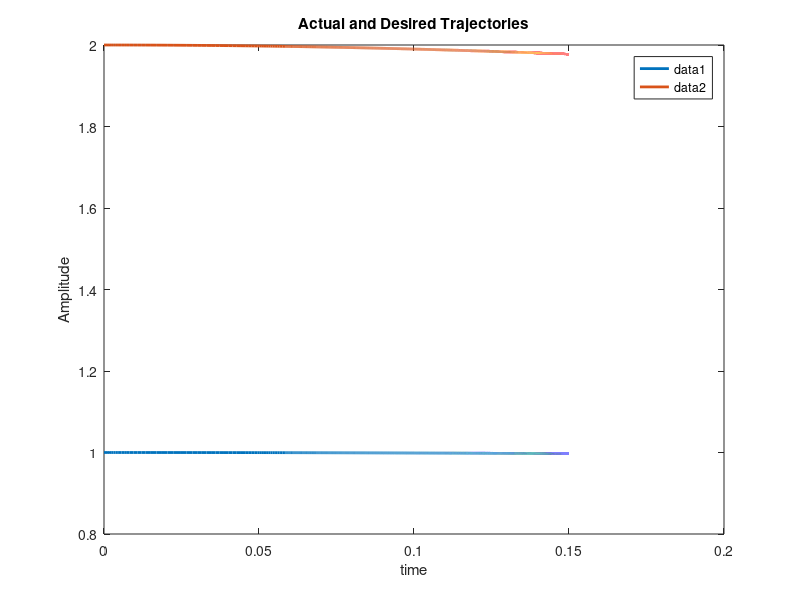

MATLAB code for this plot: (Note: this script raises an error after producing the figure.)
function twoLinkRobotCLandICLstructure
close all
global controlinput
% setup and initialization
p1       = 3.473;
p2       = 0.196;
p3       = 0.242;
f1       = 5.3;
f2       = 1.1;
       
%Stacked Paraeter vector
theta   =[p1;p2;p3;f1;f2];
controlinput = [1;1];

%simulation final time
tf  = 0.15;

%Inital condition vector
X0   = [4;10;3;2;1;1;1;1;1];

% options for integration function
opts = odeset('RelTol',1e-3,'AbsTol',1e-3);

% integrate (you can send the paramters theta to the dynamics as seen below)
[t,STATES] = ode45(@(t,X) twoLinkdynamics(t,X,theta),[0 tf],X0,opts);

% Parse integrated states (STATES is the same "form" as X0)
% (i.e., in this sim, STATES = [e r thetahat] over all time);
e  = STATES(:,1:2)';
r  = STATES(:,3:4)';
thetaHat = STATES(:,5:9)';
% post computation for figures
qd          = [cos(0.5*t) 2*cos(t)]';
q = e + qd;

% plot figures
% Plot the actual vs desired trajectories
figure(1)
plot(t,qd,'-','LineWidth',2)
title('Actual and Desired Trajectories');
xlabel('time');
ylabel('Amplitude');
legend();
hold on
ax = gca;
ax.ColorOrderIndex = 1;
plot(t,q,':','LineWidth',2)
hold off

% Plot the filtered tracking error
figure(2)
plot(t,r,'--','LineWidth',2)
title('Filtered Tracking error')
xlabel('time');
ylabel('Amplitude');

% Plot the adaptive estimates vs actual parameters
figure(3)
plot(t,repmat(theta,1,length(t)),'-','LineWidth',2)
hold on
ax = gca;
ax.ColorOrderIndex = 1;
plot(t,thetaHat,':','LineWidth',2)
title('Adaptive Estimates & Actual Parameters')
xlabel('time');
ylabel('Amplitude');
hold off

figure(4)
time = 0:tf/length(controlinput):tf;
time(end) = [];
plot(time,controlinput(1,:))
title('Control input for Link 1');
xlabel('Time(s)')
ylabel('Torque(Nm)')

figure(5)
time = 0:tf/length(controlinput):tf;
time(end) = [];
plot(time,controlinput(2,:))
title('Control input for Link 2');
xlabel('Time(s)')
ylabel('Torque(Nm)')


end

function [XDot] = twoLinkdynamics(t,X,theta)
% initialize global variables for use in plot later.
global u controlinput
t
% compute desired trajectory and needed derivatives (i.e., qd, qdDot, qdDotDot)
qd          = [cos(0.5*t) 2*cos(t)]';    
qdDot       = [-0.5*sin(0.5*t) -2*sin(t)]'; 
qdDotDot    = [-0.25*cos(0.5*t) -2*cos(t)]';

% select gains (i.e., K, Kcl/Kicl, alpha, Gamma)
K       = 10;
Kcl     = 12;
gamma   = 12;
a       = 13;

% parse current states (X is the same size and "form" as X0)
% (i.e., in this sim, X = [e;r;thetahat])

e               = [X(1);X(2)];
r               = [X(3);X(4)];
thetaHat        = [X(5);X(6);X(7);X(8);X(9)];

% compute current q and qDot for convenience
q       = e + qd; 
qDot     = r - a*e + qdDot;
% compute cos(x2) and sin(x2) for convenience

c2       = cos(q(2));
s2       = sin(q(2));

cd2     = cos(qd(2));
sd2     = sin(qd(1));


%p and f values
p1       = 3.473;
p2       = 0.196;
p3       = 0.242;
f1       = 5.3;
f2       = 1.1;

% compute current matrices for the dynamics (i.e., M, Vm, ff)


M   = [ p1+2*p3*c2 p2+p3*c2; p2+p3*c2 p2];
Vm  = [-p3*s2*qDot(2) -p3*s2*(qDot(1)+qDot(2)); p3*s2*qDot(1) 0];
fd  = [ f1 0; 0 f2];


% compute current regression matrix (Y2 for gradient term/ non cl/icl)
%missing%
%Y2 matrix
y11      = -qdDotDot(1)+a*(qDot(1)-qdDot(1)); %Enter the expression
y12      = -qdDotDot(2)+a*(qDot(2)-qdDot(2)); %Enter the expression
y13      = s2*qDot(2)*qdDot(1) + s2*qDot(1)*qdDot(2) + s2*qDot(2)*qdDot(2) + a*s2*qDot(2)*e(1) + a*s2*qDot(1)*e(2) + a*s2*qDot(2)*e(2) - 2*c2*qdDotDot(1) - c2*qdDotDot(2) + 2*a*c2*(qDot(1)-qdDot(1)) + a*c2*(qDot(2)-qdDot(2)); %Enter the expression
y14      = -qDot(1);
y15      = 0;

y21      = 0; %Enter the expression
y22      = -qdDotDot(1) - qdDotDot(2) + a*(qDot(1)-qdDot(1)) + a*(qDot(2)-qdDot(2)); %Enter the expression
y23      = -s2*qDot(1)*qdDot(1) - a*s2*qDot(1)*e(1) - c2*qdDotDot(1) + a*c2*(qDot(1)-qdDot(1))   ; %Enter the expression
y24      = 0;
y25      = -qDot(2);
Y2        = [y11 y12 y13 y14 y15;y21 y22 y23 y24 y25];

%Y2d matrix 
yd11    = qdDotDot(1);
yd12    = qdDotDot(2);
yd13    = 2*cd2*qdDotDot(1) + cd2*qdDotDot(2) - sd2*qdDot(2)*qdDot(1) - s2*qdDot(1)*qdDot(2) - s2*qdDot(2)*qdDot(2);
yd14    = qdDot(1);
yd15    = 0;

yd21    = 0;
yd22    = qdDotDot(1) + qdDotDot(2);
yd23    = cd2*qdDotDot(1) + s2*qdDot(2)*qd(1);
yd24    = 0;
yd25    = qdDot(2);

Y2d = [yd11 yd12 yd13 yd14 yd15;yd21 yd22 yd23 yd24 yd25];



% set lambda for history stack min eigenvalue condition
lambda      = 6;
pos         = 0;
timeprev    = 0;
qDotprev    = 0;
Y1hist      = [0 0 0 0 0;0 0 0 0 0;0 0 0 0 0;0 0 0 0 0;0 0 0 0 0];
ui          = 0;

% determine if the history stack meets the min eigenvalue condition
if pos == 0 %if min eigenvalue of history stack less than lambda

    % compute qDotDot for Y1i
    dt        = t - timeprev; % determine delta time.
    dq        = qDot - qDotprev; % determine delta qDot.
    qDotDot   = dq/dt; % determine qDotDot.

    %if first loop (cannot determine dq or dt), initiallize qDotDot.
    if dt == 0
        qDotDot   = [0;0];
    end

    %determine Y1i (Y1 for this loop)
    %missing%
    Y1i     = [0 0 0 0 0;0 0 0 0 0];
    
    % determine new history stack (summation)
    Y1hist    = Y1hist + Y1i'*Y1i;
    
    % optional: save the Y1i data in an array instead, then add/remove data
    % from history stack to maximize min eigenvalue of Y1hist.

    % determine min eigenvalue of history stack
    Y1eigenVal = eig(Y1hist);

    % check min eigenvalue condition
    Y1eigenValMin = min(Y1eigenVal);
    if (Y1eigenValMin > lambda)
       pos = 1;
    else
       pos = 0;
    end
end

% design controller (i.e., u)

u = Y2 * theta;
controlinput = horzcat(controlinput,u);

% determine which update law to use (i.e., thetaHatDot)
if pos == 1
    %(after eigenvalues condition met for Y1hist)
    
    % for CL:
    % compute new cl_sumY (function of: Yi,ui,thetaHati), 
    % assuming new data in history stack
    c1_sumY = Y1i' * (ui - Y1i*thetaHat);
    
    % for ICL:
    % compute new icl_sumY(script) (function of: Yi(script),ui,x(ti),x(ti-dt),thetaHati),
    % assuming new data in history stack

    % compute thetaHatDot
    
    thetaHatDot = gamma*Y2'*r + Kcl*gamma*c1_sumY;
else
    % (before eigenvalues condition met for Y1hist)

    % compute thetaHatDot (no cl/icl term)
    
    thetaHatDot = gamma*Y2'*r;
    
    % for CL:
    % compute cl_sumY (function of: Yi,ui, thetaHat) for use later
    %missing%
    
    c1_sumY = Y1i' * (ui - Y1i*thetaHat);
    % for ICL:
    % compute icl_sumY(script) (function of: Yi(script),ui,x(ti),x(ti-deltat),thetaHati) for use later
    %missing%
end 

% compute current closed-loop errors for integration(i.e., eDot, rDot)

eDot = qDot - qdDot;
rDot = M\(Vm*(qdDot + a*e) +fd*qDot +a*eDot - u - Vm*r + M*qdDotDot);
% update "previous" variables for next loop
%(i.e., qDotprev, timeprev, Y1iprev, Uiprev)

qDotprev    = qDotprev  +   1;
timeprev    = timeprev  +   1;
Y1i         = Y1i       +   1;
ui          = ui        +   1;

% Stacked dynamics vector (XDot is the same size and "form" as X)
XDot        = [eDot;rDot;thetaHatDot];
end

